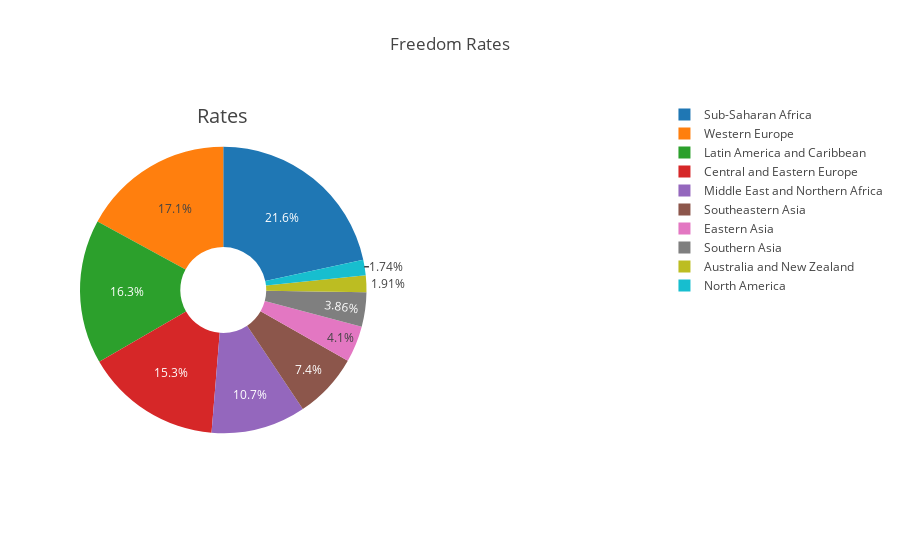

This figure's notebook cell:
### Code cell
fig = {
  "data": [
    {
      "values": new_data.Freedom,
      "labels": new_data.Region,
      "domain": {"x": [0, .5]},
      "name": "Freedom",
      "hoverinfo":"label+percent+name",
      "hole": .3,
      "type": "pie"
    },],
  "layout": {
        "title":"Freedom Rates",
        "annotations": [
            { "font": { "size": 20},
              "showarrow": False,
              "text": "Rates",
                "x": 0.20,
                "y": 1
            },
        ]
    }
}
iplot(fig)
plt.show()

### Figure 1 — Plotly figure (JSON) as saved in the notebook; plotly's stock layout.template omitted (floating-point values rounded to 4 significant figures)
{"data": [{"domain": {"x": [0, 0.5]}, "hole": 0.3, "hoverinfo": "label+percent+name", "labels": ["Western Europe", "North America", "Australia and New Zealand", "Middle East and Northern Africa", "Latin America and Caribbean", "Southeastern Asia", "Central and Eastern Europe", "Eastern Asia", "Sub-Saharan Africa", "Southern Asia"], "name": "Freedom", "type": "pie", "uid": "efa92cfc-7aca-44ee-a06f-27bda6860503", "values": [11.55, 1.179, 1.291, 7.235, 11.04, 5.014, 10.39, 2.775, 14.64, 2.613]}], "layout": {"annotations": [{"font": {"size": 20}, "showarrow": false, "text": "Rates", "x": 0.2, "y": 1}], "title": {"text": "Freedom Rates"}}}
